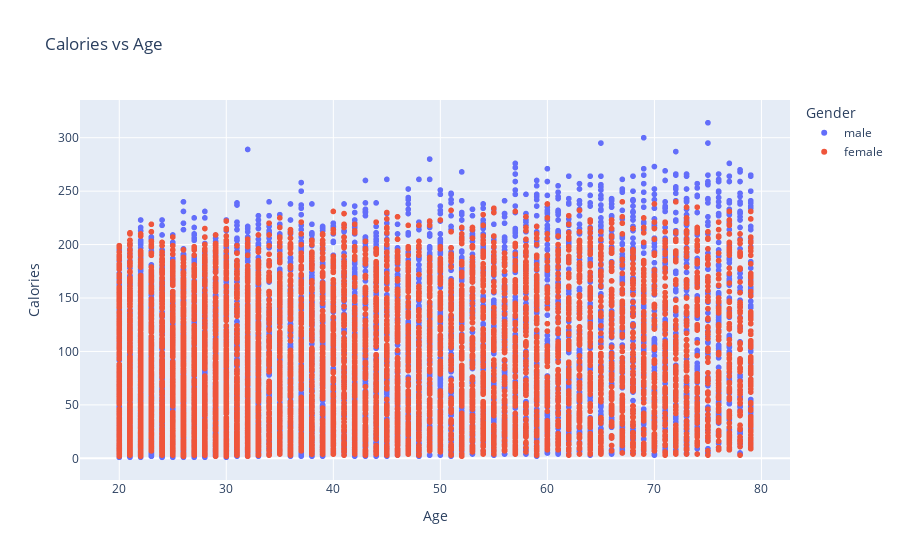

The notebook cell this image was saved under:
### Code cell
fig=px.scatter(df_cal, x='Age', y='Calories', color='Gender', title='Calories vs Age')
fig

### Figure 1 — Plotly figure (JSON) as saved in the notebook; plotly's stock layout.template omitted (floating-point values rounded to 4 significant figures; data arrays with more than 128 entries replaced by an {"elided": "..."} marker saying what was removed)
{"data": [{"hovertemplate": "Gender=male<br>Age=%{x}<br>Calories=%{y}<extra></extra>", "legendgroup": "male", "marker": {"color": "#636efa", "symbol": "circle"}, "mode": "markers", "name": "male", "showlegend": true, "type": "scattergl", "visible": true, "x": {"elided": "7447 int values"}, "xaxis": "x", "y": {"elided": "7447 int values"}, "yaxis": "y"}, {"hovertemplate": "Gender=female<br>Age=%{x}<br>Calories=%{y}<extra></extra>", "legendgroup": "female", "marker": {"color": "#EF553B", "symbol": "circle"}, "mode": "markers", "name": "female", "showlegend": true, "type": "scattergl", "visible": true, "x": {"elided": "7553 int values"}, "xaxis": "x", "y": {"elided": "7553 int values"}, "yaxis": "y"}], "layout": {"autosize": true, "legend": {"title": {"text": "Gender"}, "tracegroupgap": 0}, "title": {"text": "Calories vs Age"}, "xaxis": {"anchor": "y", "autorange": true, "domain": [0, 1], "range": [16.42, 82.58], "title": {"text": "Age"}, "type": "linear"}, "yaxis": {"anchor": "x", "autorange": true, "domain": [0, 1], "range": [-24.83, 339.8], "title": {"text": "Calories"}, "type": "linear"}}}
